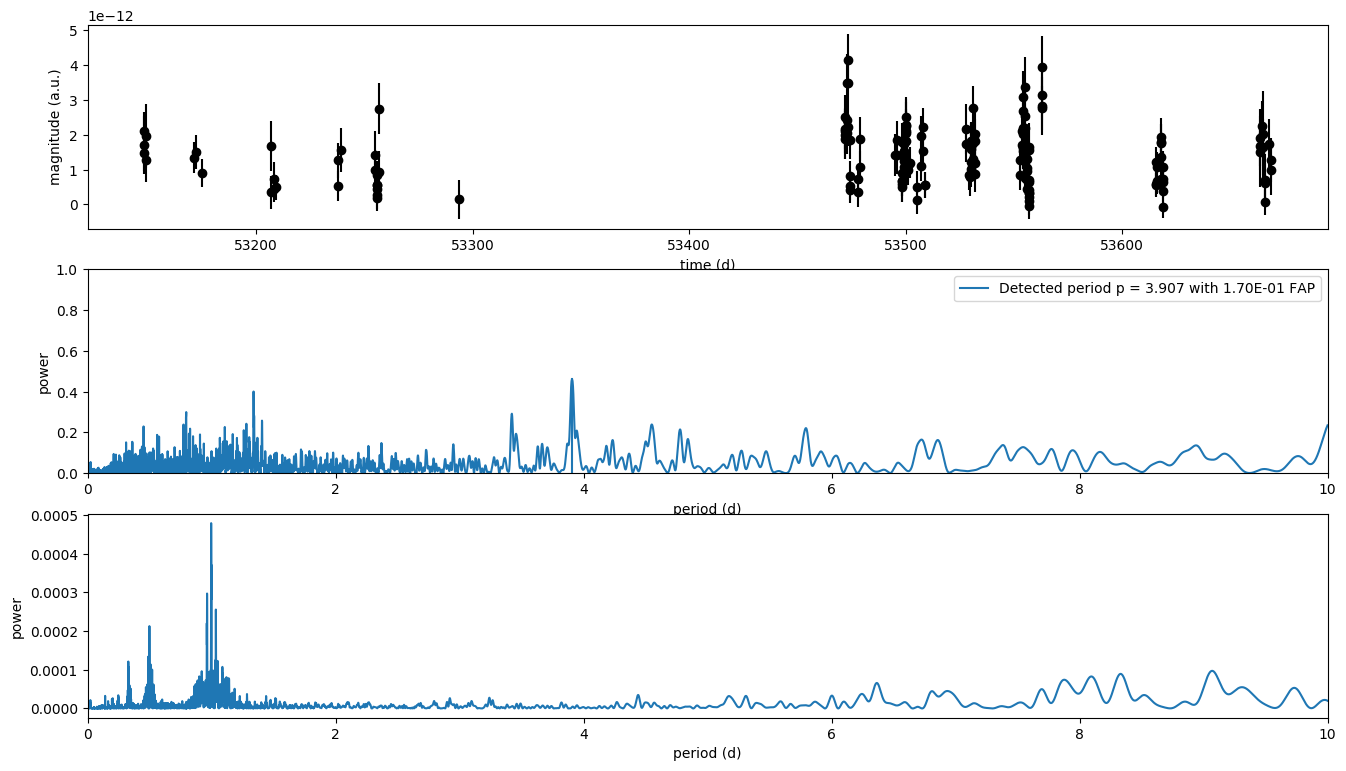

The script that saved this image:
"""
Plot example Lomb-Scargle figures for the Gammapy docs at
http://docs.gammapy.org/en/latest/time/period.html
"""
import numpy as np
from astropy.table import Table
import sys

from gammapy.time.lomb_scargle import lomb_scargle
from gammapy.time.plot_periodogram import plot_periodogram

table = Table.read('https://github.com/gammapy/gamma-cat/raw/master/input/data/2006/2006A%2526A...460..743A/tev-000119-lc.ecsv', format='ascii.ecsv')
time = (table['time_max'].data + table['time_min'].data) / 2
flux = table['flux'].data
flux_err = table['flux_err'].data

result = lomb_scargle(time, flux, flux_err, 0.001, 10, 'boot')
fig = plot_periodogram(time, flux, flux_err, result['pgrid'],
                       result['psd'], result['swf'], result['period'],
                       result['significance']
                       )
fig.savefig('example_lomb_scargle', bbox_inches='tight')
